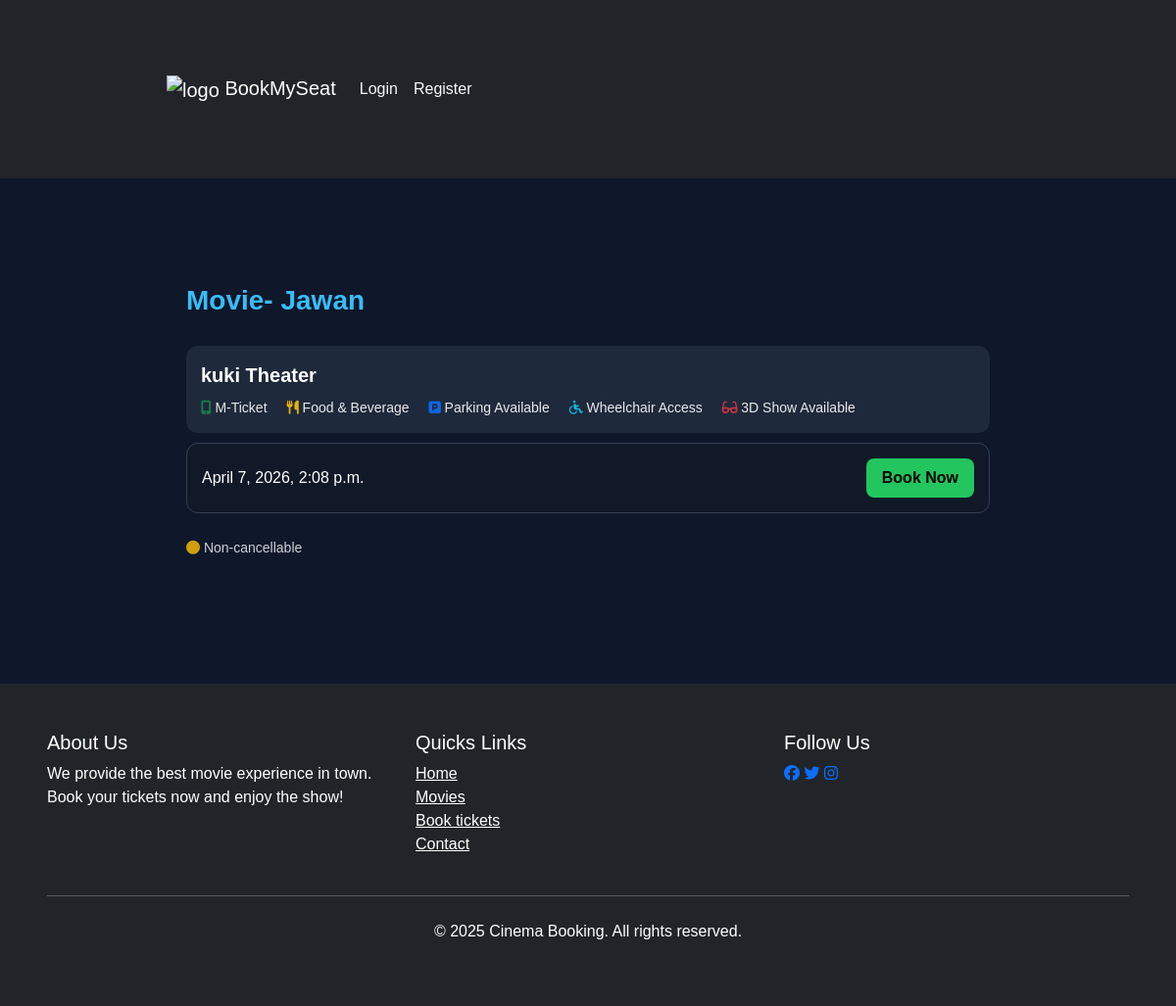
Page /movies/1/theaters/ on the committed database.
### movies/models.py (models this page shows, shortened)
class Movie(models.Model):
    name = models.CharField(max_length = 255)
    image = models.ImageField(upload_to = "movies/")
    title = models.CharField(max_length=200,default="Default Movie")
    rating = models.FloatField(default=0)
    cast = models.TextField()
    description = models.TextField(blank = True,null = True) #optional
    genre = models.CharField(max_length=100,blank=True,null=True)
    language =models.CharField(max_length=100,blank=True,null=True)
    trailer_url = models.URLField(blank = True , null = True)

class Theater(models.Model):
    name = models.CharField(max_length=255)
    movie = models.ForeignKey(Movie,on_delete=models.CASCADE,related_name = 'theaters')
    time = models.DateTimeField()

### movies/views.py (the view)
# urls.py: path('<int:movie_id>/theaters/',views.theater_list,name ='theater_list'),
def theater_list(request,movie_id):
    movies= get_object_or_404(Movie,id=movie_id)
    theater = Theater.objects.filter(movie = movies)
    return render(request,'movies/theater_list.html',{'movie':movies,'theaters':theater})

### templates/movies/theater_list.html (shortened to what this page needs)
{% extends "users/basic.html" %}
{% block content %}
<body>
  <div class="container">
     <div class="movie-title">Movie- {{ movie.name }}</div>
      {% if theaters %}
       {% for theater in theaters %}
       <div class="theater-info">
        <div>
          <strong>{{ theater.name }} Theater</strong>
          <div class="info-icons mt-2">
            <i class="fas fa-mobile-alt text-success"></i> M-Ticket
            <i class="fas fa-utensils text-warning ms-3"></i> Food & Beverage
            <i class="fas fa-parking text-primary ms-3"></i> Parking Available
            <i class="fas fa-wheelchair text-info ms-3"></i> Wheelchair Access
            <i class="fas fa-glasses text-danger ms-3"></i> 3D Show Available
          </div>
        </div>
       </div>
       <div class="show-times">
        <div class="time-box">
          {{ theater.time }}
          <a href="{% url 'book_Seats' theater.id %}">
            <span>Book Now</span>
          </a>
        </div>
       </div>
       {% endfor %}
      {% else %}
       <div class="no-theaters mt-4">
        <p>Sorry, no theaters are available for this movie at the moment.</p>
       </div>
       {% endif %}
       <div class="non-cancellable mt-4">
        <i class="fas fa-circle text-warning"></i> Non-cancellable
       </div>
  </div>
</body>
{% endblock %}

### templates/users/basic.html (style rules this page uses)
body { font-family: Arial,sans-serif; }

### templates/movies/theater_list.html (style rules this page uses)
body { background: #0f172a; color: #ffffff; font-family: Arial, sans-serif; }
.container { max-width: 900px; margin: 40px auto; padding: 20px; }
.movie-title { font-size: 28px; font-weight: bold; margin-bottom: 25px; color: #38bdf8; }
.theater-info { background: #1e293b; padding: 15px; border-radius: 12px; margin-bottom: 10px; }
.theater-info strong { font-size: 20px; }
.info-icons { font-size: 14px; opacity: 0.9; }
.show-times { margin-bottom: 25px; }
.time-box { background: #111827; border: 1px solid #334155; padding: 15px; border-radius: 12px; display: flex; justify-content: space-between; align-items: center; }
.time-box a { background: #22c55e; padding: 8px 16px; border-radius: 8px; color: #000; text-decoration: none; font-weight: bold; transition: 0.3s; }
.non-cancellable { margin-top: 20px; font-size: 14px; opacity: 0.8; }

### rows in the picture
Movie: name "Jawan"
Theater: name "kuki", time "April 7, 2026, 2:08 p.m."
